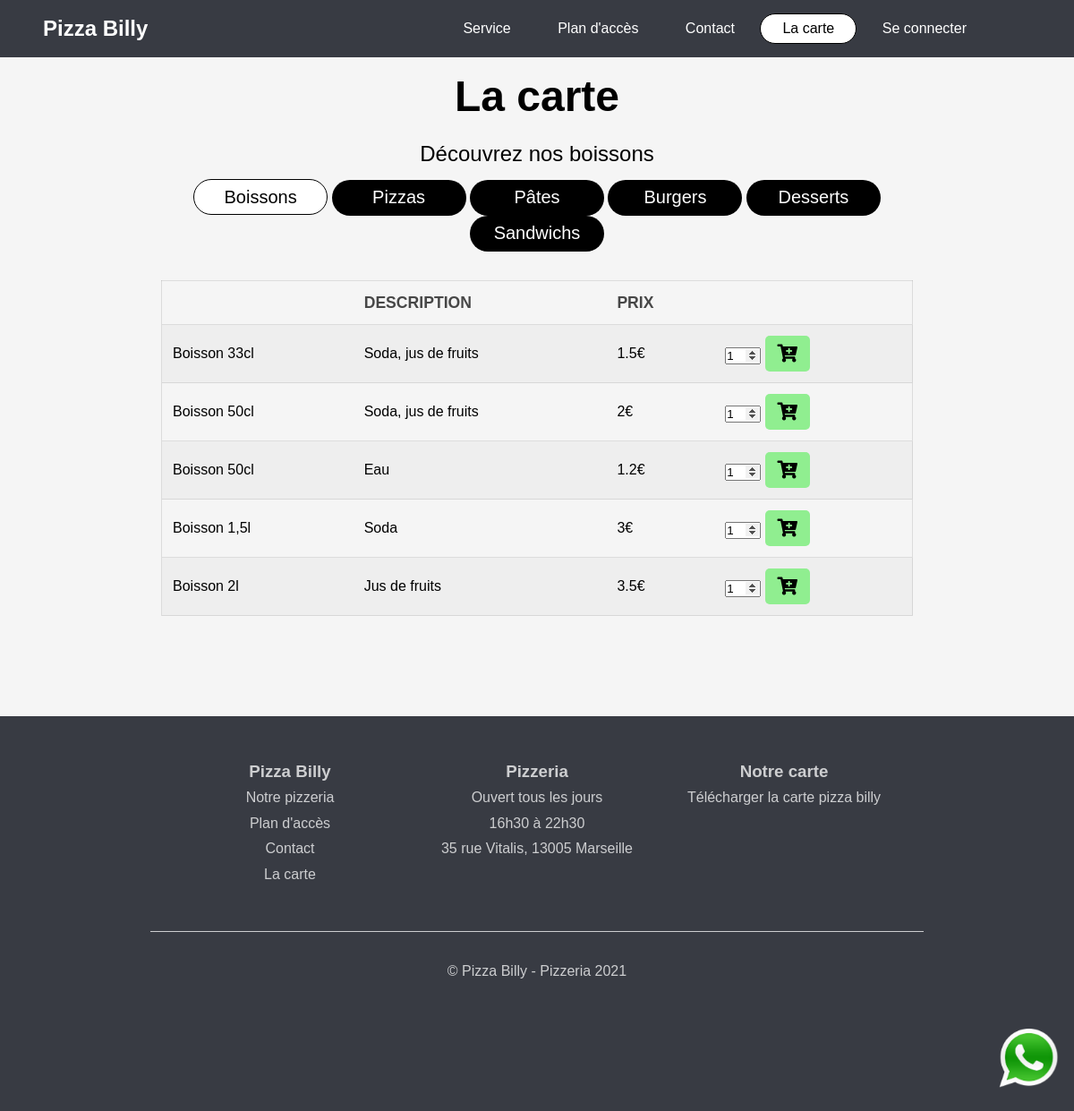
The page /carte.php?product-type-id=1 on the database its author committed.
### tables this page shows
CREATE TABLE `product_type` (
  `id` int(11) NOT NULL AUTO_INCREMENT,
  `type` varchar(128) DEFAULT NULL,
  `description` varchar(255) DEFAULT NULL,
  `image` varchar(255) DEFAULT NULL,
  PRIMARY KEY (`id`)
);

CREATE TABLE `product` (
  `id` int(11) NOT NULL AUTO_INCREMENT,
  `name` varchar(128) DEFAULT NULL,
  `description` varchar(255) DEFAULT NULL,
  `price` varchar(45) DEFAULT NULL,
  `image` varchar(255) DEFAULT NULL,
  `product_type_id` int(11) NOT NULL,
  PRIMARY KEY (`id`,`product_type_id`),
  KEY `fk_product_product_type_idx` (`product_type_id`),
  CONSTRAINT `fk_product_product_type` FOREIGN KEY (`product_type_id`) REFERENCES `product_type` (`id`) ON DELETE NO ACTION ON UPDATE NO ACTION
);

### src/model/product.php (called while the page is built, shortened)
<?php
function getProductTypes() : array
{
    global $connexion;
    $sql = 'SELECT * FROM product_type';
    $statement = $connexion->prepare($sql);
    $statement->execute();
    $statement->setFetchMode(PDO::FETCH_ASSOC);
    return $statement->fetchAll();
}
function getProducts(int $productId) : array
{
    global $connexion;
    $sql = 'SELECT * FROM product WHERE product_type_id = :id';
    $statement = $connexion->prepare($sql);
    $statement->bindParam(':id', $productId, PDO::PARAM_INT);
    $statement->execute();
    $statement->setFetchMode(PDO::FETCH_ASSOC);
    return $statement->fetchAll();
}
function getProductType(int $productTypeId, string $column = 'type') : string
{
    global $connexion;
    $sql = 'SELECT '. $column .' FROM product_type where id = :id';
    $statement = $connexion->prepare($sql);
    $statement->bindParam(':id', $productTypeId, PDO::PARAM_INT);
    $statement->execute();
    $result = $statement->fetch();
    return $result[$column];
}

### src/template/section/product.php (the view, shortened to what this page needs)
<section class="service wrapper background-grey">
    <div class="container">
        <h2>La carte</h2>
        <p><?= getProductType($_GET['product-type-id'], 'description'); ?></p>
        <p>
            <ul class="product-types-links">
                <?php
                        $productTypes = getProductTypes();
                        foreach($productTypes as $productType) {
                            $linkProductType = 'carte.php?product-type-id='. $productType['id']; ?>
                            <li><a class="black-button <?php if ($_GET['product-type-id'] === $productType['id']) echo 'active'; ?>" href="<?= $linkProductType ?>"><?= $productType['type'] ?></a></li>
                <?php   } ?>
            </ul>
        </p>
        <div class="table-wrapper">
            <table>
                <thead>
                    <tr>
                        <th></th>
                        <th>Description</th>
                        <th>Prix</th>
                        <th></th>
                    </tr>
                </thead>
                <tbody>
            <?php
                $products = getProducts($_GET['product-type-id']);
                if (!empty($products)) {
                    foreach($products as $product) {
                        ?>
                        <tr>
                            <td><?= $product['name']; ?></td>
                            <td><?= $product['description']; ?></td>
                            <td><?= $product['price']; ?>€</td>
                            <td>
                                <form action="src/action/add_cart.php?action=add" method="post">
                                    <input type="number" class="product-quantity" name="quantity" value="1" min="1">
                                    <button type="submit" class="green-button small-button"><i class="fas fa-cart-plus"></i></button>
                                </form>
                            </td>
                        </tr>
            <?php   }   ?>
        <?php   }  ?>
                </tbody>
        </table>
        </div>
    </div>
</section>

### carte.php
<!DOCTYPE html>
<html lang="fr">
    <head>
        <?php include 'src/template/shared/head.php'; ?>
    </head>
    <body>
    <header id="header" class="header">
        <?php
        $currentPage = 'carte';
        include 'src/template/shared/menu.php'; ?>
    </header>
    <?php
        if (isset($_GET['product-type-id'])) {
            include 'src/template/section/product.php';
        } else {
            include 'src/template/section/product_type.php';
        }
    ?>
    <?php include 'src/template/shared/footer.php'; ?>
    <?php include 'src/template/shared/button_whatsapp.php'; ?>
    </body>
</html>

### src/template/shared/head.php (shortened to what this page needs)
<link rel="stylesheet" href="https://cdnjs.cloudflare.com/ajax/libs/font-awesome/5.15.1/css/all.min.css"
integrity="sha512-+4zCK9k+qNFUR5X+cKL9EIR+ZOhtIloNl9GIKS57V1MyNsYpYcUrUeQc9vNfzsWfV28IaLL3i96P9sdNyeRssA=="
crossorigin="anonymous" />
<link rel="stylesheet" href="assets/css/style.css">
<link rel="stylesheet" href="assets/css/animation.css">

### src/template/shared/menu.php (shortened to what this page needs)
<div class="topbar">
    <h1><a href="index.php">Pizza Billy</a></h1>
        <nav id="menu">
            <ul>
                <li><a href="#service"
                     >Service</a></li>
                <li><a href="index.php#localisation">Plan d'accès</a></li>
                <li><a href="index.php#contact">Contact</a></li>
                <li><a href="carte.php" <?php
                        if($currentPage === 'carte') { ?>
                        class="active"
                <?php   }
                ?>>La carte</a></li>
                <li>
                    <?php
                        $link = isset($_SESSION['auth']['logged']) ? 'profile.php' : 'login.php';
                        $class = $currentPage === 'login' ? 'active' : '';
                    ?>
                    <a href="<?=$link ?>"  class="<?=$class?>">
                        <?php
                            if (isset($_SESSION['auth']['logged'])) {
                                echo 'Mon compte';
                            } else {
                                echo 'Se connecter';
                            }
                        ?>
                    </a>
                </li>
            </ul>
        </nav>
    </div>

### src/template/shared/footer.php (shortened to what this page needs)
  <footer id="footer" class="footer">
    <div class="container">
        <div>
            <h3>Pizza Billy</h3>
            <nav>
                <ul>
                    <li><a href="index.php#header">Notre pizzeria</a></li>
                    <li><a href="index.php#localisation">Plan d'accès</a></li>
                    <li><a href="index.php#contact">Contact</a></li>
                    <li><a href="#">La carte</a></li>
                </ul>
            </nav>
        </div>
        <div>
            <h3>Pizzeria</h3>
            <p>Ouvert tous les jours</p>
            <p>
                <time datetime="<?= CONTACT_OPENING_HOURS['datetime'] ?>"><?= CONTACT_OPENING_HOURS['display_as'] ?></time> à
                <time datetime="<?= CONTACT_CLOSING_HOURS['datetime'] ?>"><?= CONTACT_CLOSING_HOURS['display_as'] ?></time>
            </p>
            <p><?= CONTACT_ADDRESS ?></p>
        </div>
        <div>
            <h3>Notre carte</h3>
            <a href="#" download="pdf/carte_pizza_billy_marseille_13005.pdf">Télécharger la carte pizza billy</a>
        </div>
    </div>
    <p class="copyright">© Pizza Billy - Pizzeria <?= date('Y'); ?></p>
</footer>

### src/template/shared/button_whatsapp.php
<div class="whatsapp-button">
    <a href="<?= WHATSAPP_API . '?phone='. WHATSAPP_API_PARAM_PHONE . '&text='. WHATSAPP_API_PARAM_MESSAGE ?>">
        <img src="assets/images/whatsapp.png" alt="Contactez nous sur WhatsApp" width="70">
    </a>
</div>

### assets/css/style.css (style rules this page uses)
html { font-family: "Raleway", Arial, Helvetica, sans-serif; line-height: 1.5rem; scroll-behavior: smooth; min-width: 320px; }
a { text-decoration: none; color: black; }
.green-button { text-decoration: none; color: black; display: inline-block; background-color:rgba(144,238,144); width: 200px; height: 40px; padding: 0.45rem; border-radius: 20px; transition-duration: 0.4s; text-align: center; font-size: 1.25rem; border: 0px; outline: none; cursor: pointer; }
.black-button { text-decoration: none; font-size: 1.25rem; color: white; display: inline-block; background-color: black; width: 150px; height: 40px; padding: 0.45rem; border-radius: 20px; transition-duration: 0.4s; text-align: center; border: none; cursor: pointer; outline: none; }
.whatsapp-button { position: fixed; bottom: 1rem; right: 1rem; cursor: pointer; transition-duration: 1s; }
.small-button { width: 50px; border-radius: 5px; cursor: pointer; }
.background-grey { background-color: #f5f5f5; }
.header { color: white; }
.header h1 { font-size: 1.5rem; }
.header nav { padding: 0 3rem; }
.header .topbar { position: fixed; top: 0px; padding: 0 3rem; width: 100%; background-color: #383b43; height: 4rem; display: flex; justify-content: space-between; align-items: center; z-index: 1; }
.header .topbar a { text-decoration: none; color: white; }
.header .topbar ul { list-style-type: none; }
.header .topbar ul li { display: inline-block; }
.header .topbar ul li a { display: inline-block; padding: 0 1.5rem; width: 100%; text-align: center; transition-duration: 0.8s; border-radius: 20px; line-height: 2rem; }
.header .topbar ul li .active, ul.product-types-links li a.active { background-color: white; color: black; border: 1px solid black; }
.wrapper .container { margin: 0 auto; width: 70%; text-align: center; padding: 5rem 0; }
.wrapper h2 { font-size: 3rem; line-height: 3.5rem; margin-bottom: 1.5rem; }
.wrapper p { font-size: 1.5rem; margin-bottom: 1rem; }
input[type="number"] { width: 40px; }
.footer { background-color: #383b43; padding: 3rem 0em 4rem; }
.footer .container { margin: 0 auto; display: flex; justify-content: center; }
.footer .container > div { color: #cdced0; width: 23%; font-size: 1rem; line-height: 1.8rem; text-align: center; }
.footer .container > div ul { list-style-type: none; }
.footer .container > div a { color: #cdced0; text-decoration: none; }
.footer p.copyright { margin: 3em auto; padding: 2em 0; text-align: center; border-top: 1px solid #cdced0; width: 72%; color: #cdced0; }
table { width: 100%; border-collapse: collapse; margin: 2rem 0; border: 1px solid rgba(144, 144, 144, 0.25); }
table th { color: #474747; font-size: 1.1rem; text-align: left; vertical-align: middle; text-transform: uppercase; padding: 0.75rem 0.75rem; }
table tbody tr { border: solid 1px rgba(144, 144, 144, 0.25); border-left: 0; border-right: 0; }
table tbody tr:nth-child(odd), table tfoot tr { background-color: rgba(144, 144, 144, 0.075); }
table tbody td { padding: 0.75rem 0.75rem; text-align: left; }
ul.product-types-links { list-style-type: none; }
ul.product-types-links li { display: inline-block; }

### rows shown on the page
product_type: description "Découvrez nos boissons", type "Boissons"
product_type: type "Pizzas"
product_type: type "Pâtes"
product_type: type "Burgers"
product_type: type "Desserts"
product_type: type "Sandwichs"
product: name "Boisson 33cl", description "Soda, jus de fruits", price "1.5"
product: name "Boisson 50cl", description "Soda, jus de fruits", price "2"
product: name "Boisson 50cl", description "Eau", price "1.2"
product: name "Boisson 1,5l", description "Soda", price "3"
product: name "Boisson 2l", description "Jus de fruits", price "3.5"

### other values the page prints
CONTACT_OPENING_HOURS['display_as'] "16h30"
CONTACT_CLOSING_HOURS['display_as'] "22h30"
CONTACT_ADDRESS "35 rue Vitalis, 13005 Marseille"
